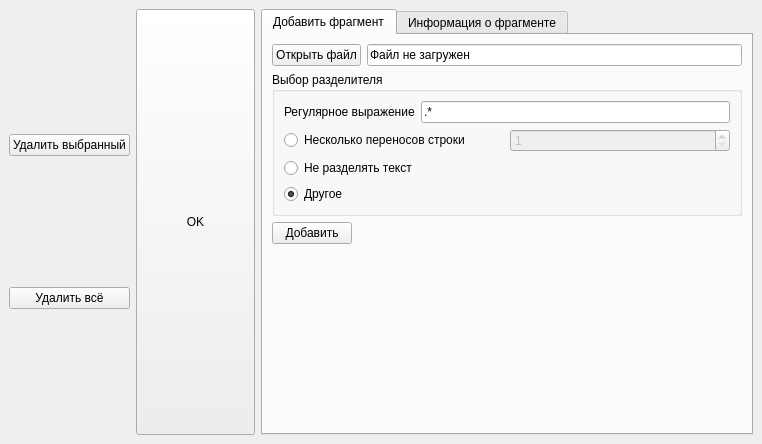
<?xml version="1.0" encoding="UTF-8"?>
<ui version="4.0">
 <class>FragmentsWindow</class>
 <widget class="QMainWindow" name="FragmentsWindow">
  <property name="windowModality">
   <enum>Qt::ApplicationModal</enum>
  </property>
  <property name="geometry">
   <rect>
    <x>0</x>
    <y>0</y>
    <width>762</width>
    <height>444</height>
   </rect>
  </property>
  <property name="windowTitle">
   <string>Список фрагментов</string>
  </property>
  <property name="styleSheet">
   <string notr="true">QLabel[objectName*=&quot;Number&quot;]{
	font-size: 12pt;
	font-family: Consolas;
	font-style: italic;
}
</string>
  </property>
  <widget class="QWidget" name="centralwidget">
   <layout class="QHBoxLayout" name="horizontalLayout_11" stretch="1,2">
    <item>
     <layout class="QVBoxLayout" name="verticalLayout_5">
      <item>
       <layout class="QHBoxLayout" name="fragmentsWidgetLayout"/>
      </item>
      <item>
       <layout class="QHBoxLayout" name="horizontalLayout">
        <item>
         <layout class="QVBoxLayout" name="verticalLayout_2">
          <item>
           <widget class="QPushButton" name="removeSelectedFragmentButton">
            <property name="text">
             <string>Удалить выбранный</string>
            </property>
           </widget>
          </item>
          <item>
           <widget class="QPushButton" name="removeAllFragmentsButton">
            <property name="text">
             <string>Удалить всё</string>
            </property>
           </widget>
          </item>
         </layout>
        </item>
        <item>
         <widget class="QPushButton" name="processButton">
          <property name="sizePolicy">
           <sizepolicy hsizetype="Minimum" vsizetype="Preferred">
            <horstretch>0</horstretch>
            <verstretch>0</verstretch>
           </sizepolicy>
          </property>
          <property name="minimumSize">
           <size>
            <width>0</width>
            <height>60</height>
           </size>
          </property>
          <property name="text">
           <string>OK</string>
          </property>
         </widget>
        </item>
       </layout>
      </item>
     </layout>
    </item>
    <item>
     <widget class="QTabWidget" name="tabWidget">
      <property name="currentIndex">
       <number>0</number>
      </property>
      <widget class="QWidget" name="addFragmentPage">
       <attribute name="title">
        <string>Добавить фрагмент</string>
       </attribute>
       <layout class="QVBoxLayout" name="verticalLayout_3">
        <item>
         <layout class="QHBoxLayout" name="horizontalLayout_2">
          <item>
           <widget class="QPushButton" name="openFileButton">
            <property name="text">
             <string>Открыть файл</string>
            </property>
           </widget>
          </item>
          <item>
           <widget class="QLineEdit" name="fileNameEdit">
            <property name="text">
             <string>Файл не загружен</string>
            </property>
            <property name="readOnly">
             <bool>true</bool>
            </property>
           </widget>
          </item>
         </layout>
        </item>
        <item>
         <widget class="QGroupBox" name="groupBox">
          <property name="autoFillBackground">
           <bool>false</bool>
          </property>
          <property name="title">
           <string>Выбор разделителя</string>
          </property>
          <layout class="QVBoxLayout" name="verticalLayout">
           <item>
            <layout class="QHBoxLayout" name="horizontalLayout_3">
             <item>
              <widget class="QLabel" name="label">
               <property name="text">
                <string>Регулярное выражение</string>
               </property>
              </widget>
             </item>
             <item>
              <widget class="QLineEdit" name="sepRegExEdit">
               <property name="text">
                <string>.*</string>
               </property>
              </widget>
             </item>
            </layout>
           </item>
           <item>
            <layout class="QHBoxLayout" name="horizontalLayout_4">
             <item>
              <widget class="QRadioButton" name="entersRadioButton">
               <property name="text">
                <string>Несколько переносов строки</string>
               </property>
              </widget>
             </item>
             <item>
              <widget class="QSpinBox" name="enterSpinBox">
               <property name="enabled">
                <bool>false</bool>
               </property>
               <property name="minimum">
                <number>1</number>
               </property>
              </widget>
             </item>
            </layout>
           </item>
           <item>
            <widget class="QRadioButton" name="dontSeparateRadioButton">
             <property name="text">
              <string>Не разделять текст</string>
             </property>
            </widget>
           </item>
           <item>
            <widget class="QRadioButton" name="otherRegExpRadioButton">
             <property name="text">
              <string>Другое</string>
             </property>
             <property name="checked">
              <bool>true</bool>
             </property>
            </widget>
           </item>
          </layout>
         </widget>
        </item>
        <item>
         <layout class="QHBoxLayout" name="horizontalLayout_5">
          <item>
           <widget class="QPushButton" name="addFragmentButton">
            <property name="text">
             <string>Добавить</string>
            </property>
           </widget>
          </item>
          <item>
           <spacer name="horizontalSpacer">
            <property name="orientation">
             <enum>Qt::Horizontal</enum>
            </property>
            <property name="sizeHint" stdset="0">
             <size>
              <width>40</width>
              <height>20</height>
             </size>
            </property>
           </spacer>
          </item>
         </layout>
        </item>
        <item>
         <spacer name="verticalSpacer">
          <property name="orientation">
           <enum>Qt::Vertical</enum>
          </property>
          <property name="sizeHint" stdset="0">
           <size>
            <width>20</width>
            <height>40</height>
           </size>
          </property>
         </spacer>
        </item>
       </layout>
      </widget>
      <widget class="QWidget" name="viewFragmentPage">
       <attribute name="title">
        <string>Информация о фрагменте</string>
       </attribute>
       <layout class="QVBoxLayout" name="verticalLayout_4">
        <item>
         <layout class="QHBoxLayout" name="horizontalLayout_10" stretch="1,1">
          <item>
           <layout class="QHBoxLayout" name="horizontalLayout_6" stretch="1,0">
            <item>
             <widget class="QLabel" name="label_2">
              <property name="text">
               <string>Слов</string>
              </property>
             </widget>
            </item>
            <item>
             <widget class="QLabel" name="wordNumberLabel">
              <property name="text">
               <string>0</string>
              </property>
             </widget>
            </item>
           </layout>
          </item>
          <item>
           <layout class="QHBoxLayout" name="horizontalLayout_8" stretch="1,0">
            <item>
             <widget class="QLabel" name="label_4">
              <property name="text">
               <string>Предлож.</string>
              </property>
             </widget>
            </item>
            <item>
             <widget class="QLabel" name="sentencesNumberLabel">
              <property name="text">
               <string>0</string>
              </property>
             </widget>
            </item>
           </layout>
          </item>
         </layout>
        </item>
        <item>
         <layout class="QHBoxLayout" name="horizontalLayout_12">
          <item>
           <layout class="QHBoxLayout" name="horizontalLayout_7" stretch="1,0">
            <item>
             <widget class="QLabel" name="label_6">
              <property name="text">
               <string>Фрагментов</string>
              </property>
             </widget>
            </item>
            <item>
             <widget class="QLabel" name="fragmentsNumberLabel">
              <property name="text">
               <string>0</string>
              </property>
             </widget>
            </item>
           </layout>
          </item>
          <item>
           <layout class="QHBoxLayout" name="horizontalLayout_9" stretch="1,0">
            <item>
             <widget class="QLabel" name="label_3">
              <property name="text">
               <string>Символов</string>
              </property>
             </widget>
            </item>
            <item>
             <widget class="QLabel" name="symbolsNumberLabel">
              <property name="text">
               <string>0</string>
              </property>
             </widget>
            </item>
           </layout>
          </item>
         </layout>
        </item>
        <item>
         <widget class="QLabel" name="label_5">
          <property name="text">
           <string>Просмотр фрагмента</string>
          </property>
         </widget>
        </item>
        <item>
         <widget class="QTextBrowser" name="fragmentTextBrowser">
          <property name="html">
           <string>&lt;!DOCTYPE HTML PUBLIC &quot;-//W3C//DTD HTML 4.0//EN&quot; &quot;http://www.w3.org/TR/REC-html40/strict.dtd&quot;&gt;
&lt;html&gt;&lt;head&gt;&lt;meta name=&quot;qrichtext&quot; content=&quot;1&quot; /&gt;&lt;style type=&quot;text/css&quot;&gt;
p, li { white-space: pre-wrap; }
&lt;/style&gt;&lt;/head&gt;&lt;body style=&quot; font-family:'Noto Sans'; font-size:9pt; font-weight:400; font-style:normal;&quot;&gt;
&lt;p style=&quot;-qt-paragraph-type:empty; margin-top:0px; margin-bottom:0px; margin-left:0px; margin-right:0px; -qt-block-indent:0; text-indent:0px;&quot;&gt;&lt;br /&gt;&lt;/p&gt;&lt;/body&gt;&lt;/html&gt;</string>
          </property>
         </widget>
        </item>
       </layout>
      </widget>
     </widget>
    </item>
   </layout>
  </widget>
 </widget>
 <resources/>
 <connections>
  <connection>
   <sender>entersRadioButton</sender>
   <signal>toggled(bool)</signal>
   <receiver>enterSpinBox</receiver>
   <slot>setEnabled(bool)</slot>
   <hints>
    <hint type="sourcelabel">
     <x>393</x>
     <y>152</y>
    </hint>
    <hint type="destinationlabel">
     <x>583</x>
     <y>150</y>
    </hint>
   </hints>
  </connection>
  <connection>
   <sender>otherRegExpRadioButton</sender>
   <signal>toggled(bool)</signal>
   <receiver>sepRegExEdit</receiver>
   <slot>setEnabled(bool)</slot>
   <hints>
    <hint type="sourcelabel">
     <x>332</x>
     <y>212</y>
    </hint>
    <hint type="destinationlabel">
     <x>530</x>
     <y>122</y>
    </hint>
   </hints>
  </connection>
 </connections>
</ui>
